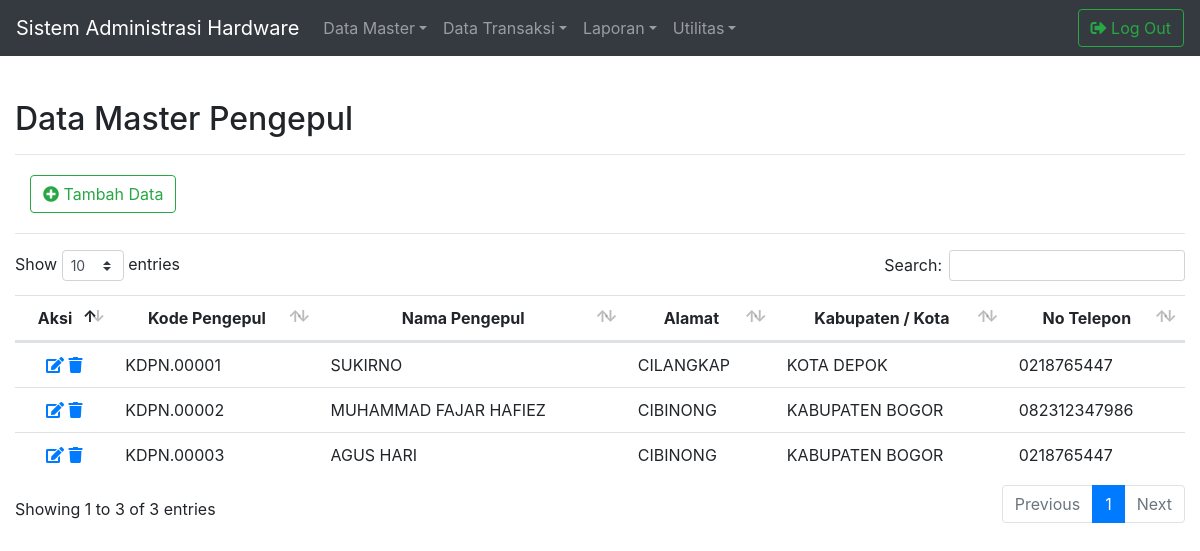
/master/FormDataMstPengepul.php (signed in), run on the app's committed database.
### tables this page shows
CREATE TABLE `mst_pengepul` (
  `kode_pengepul` varchar(10) NOT NULL,
  `nama_pengepul` varchar(30) NOT NULL,
  `alamat` varchar(100) NOT NULL,
  `kode_propinsi` varchar(10) NOT NULL,
  `kode_kabupaten_kota` varchar(10) NOT NULL,
  `no_telepon` varchar(13) NOT NULL,
  `tanggal_entri` date NOT NULL,
  `tanggal_pembaruan` date NOT NULL
);

CREATE TABLE `mst_kabupaten_kota` (
  `kode_kabupaten_kota` varchar(10) NOT NULL,
  `nama_kabupaten_kota` varchar(50) NOT NULL,
  `tanggal_entri` date NOT NULL,
  `tanggal_pembaruan` date NOT NULL
);

### library/modul.php (called while the page is built, shortened)
<?php
$Koneksi = mysqli_connect("localhost", "root", "", "db_hardware") or die (mysqli_error());
function Query($Query){
	global $Koneksi;
	$HasilQuery	= mysqli_query($Koneksi, $Query);
	$Wadah = [];
	while($Baris = mysqli_fetch_assoc($HasilQuery)){
		$Wadah[] = $Baris;
	}
	return $Wadah;
}
?>

### master/FormDataMstPengepul.php (the view, shortened to what this page needs)
<?php
include_once("../library/modul.php");
$TampilDataMstPengepul = Query("SELECT mst_pengepul.kode_pengepul, mst_pengepul.nama_pengepul, mst_pengepul.alamat, mst_kabupaten_kota.nama_kabupaten_kota, mst_pengepul.no_telepon
	FROM mst_pengepul
	INNER JOIN mst_kabupaten_kota ON mst_pengepul.kode_kabupaten_kota = mst_kabupaten_kota.kode_kabupaten_kota
	ORDER BY kode_pengepul ASC");
?>
<html>
<head>
<link rel="stylesheet" href="../library/bootstrap/css/bootstrap.min.css">
<link rel="stylesheet" href="../library/datatables/css/dataTables.bootstrap4.min.css">
<link rel="stylesheet" href="../library/fontawesome/css/all.css">
<link rel="stylesheet" href="../library/custom.css">
<link rel="stylesheet" href="../library/bootstrap4navbar/css/bootstrap-4-navbar.css">
</head>
<body>
<?php include_once ("../library/navbar.php"); ?>
<div class="container-fluid">
	<div id="JudulForm">
		<h2>Data Master Pengepul</h2>
		<hr>
	</div>
</div>
<div class="container-fluid" id="TampilDataMasterPengepul">
	<div class="container-fluid" id="TambahData">
		<a href="../master/EntriDataMstPengepul.php"><button type="button" class=" btn btn-outline-success"><i class="fas fa-plus-circle"></i> Tambah Data
		</button></a>
	</div>
	<hr>
	<table class="table table-hover" id="TabelTampilData">
		<thead align="center">
			<tr>
				<th>Aksi</th>
				<th>Kode Pengepul</th>
				<th>Nama Pengepul</th>
				<th>Alamat</th>
				<th>Kabupaten / Kota</th>
				<th>No Telepon</th>
			</tr>
		</thead>
		<tbody>
		<?php foreach($TampilDataMstPengepul as $Baris) : ?>
		<tr>
			<td align="center">
				<a href="UbahDataMstPengepul.php?kode_pengepul=<?php echo $Baris["kode_pengepul"] ?>" data-toggle="tooltip" data-placement="bottom" title="Ubah Data"><i class="fas fa-edit"></i></a>
				<a href="HapusDataMstPengepul.php?kode_pengepul=<?php echo $Baris["kode_pengepul"] ?>"  data-toggle="tooltip" data-placement="bottom" title="Hapus Data" onclick="return confirm('Yakin Data Akan Dihapus?');"><i class="fas fa-trash"></i></a>
			</td>
			<td><?php echo $Baris["kode_pengepul"] ?></td>
			<td><?php echo $Baris["nama_pengepul"] ?></td>
			<td><?php echo $Baris["alamat"] ?></td>
			<td><?php echo $Baris["nama_kabupaten_kota"] ?></td>
			<td><?php echo $Baris["no_telepon"] ?></td>
		</tr>
		<?php endforeach; ?>
		</tbody>
	</table>
</div>
</body>
</html>

### library/custom.css (style rules this page uses)
#JudulForm { margin-top: 100px; margin-bottom: 20px; }
#TampilDataMasterPengepul { margin-bottom: 20px; }
#TambahData { margin-bottom: 20px; }

### data on the page
mst_pengepul: kode_pengepul "KDPN.00001", nama_pengepul "SUKIRNO", alamat "CILANGKAP", kode_kabupaten_kota.nama_kabupaten_kota "KOTA DEPOK", no_telepon "0218765447"
mst_pengepul: kode_pengepul "KDPN.00002", nama_pengepul "MUHAMMAD FAJAR HAFIEZ", alamat "CIBINONG", kode_kabupaten_kota.nama_kabupaten_kota "KABUPATEN BOGOR", no_telepon "082312347986"
mst_pengepul: kode_pengepul "KDPN.00003", nama_pengepul "AGUS HARI", alamat "CIBINONG", kode_kabupaten_kota.nama_kabupaten_kota "KABUPATEN BOGOR", no_telepon "0218765447"
